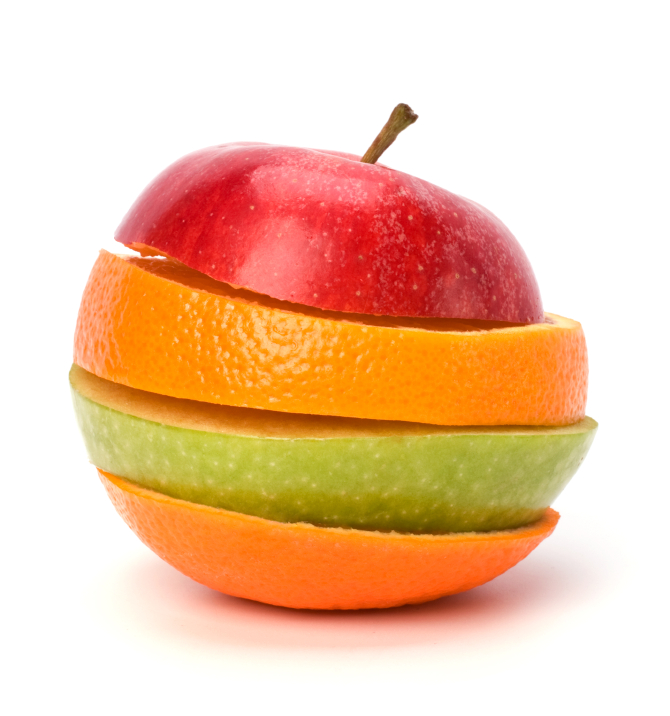
#> input picture assignments/fruit.jpg, 670 x 716 px
$ python 12_haugh_circle.py
#> lines starting #> are read from the running program, lines starting #| are printed output that depends on the picture
# Assignment 12: Hough Circle Transform for Circle Detection
# Description: Detect circles in an image using the Hough Circle Transform.
# Problem:
# Load an image with circular shapes.
# Apply the Hough Circle Transform to detect circles in the image.
# Draw the detected circles on the original image.
# Display the original image with the detected circles.


import cv2
import numpy as np


img = cv2.imread('fruit.jpg',cv2.IMREAD_GRAYSCALE)
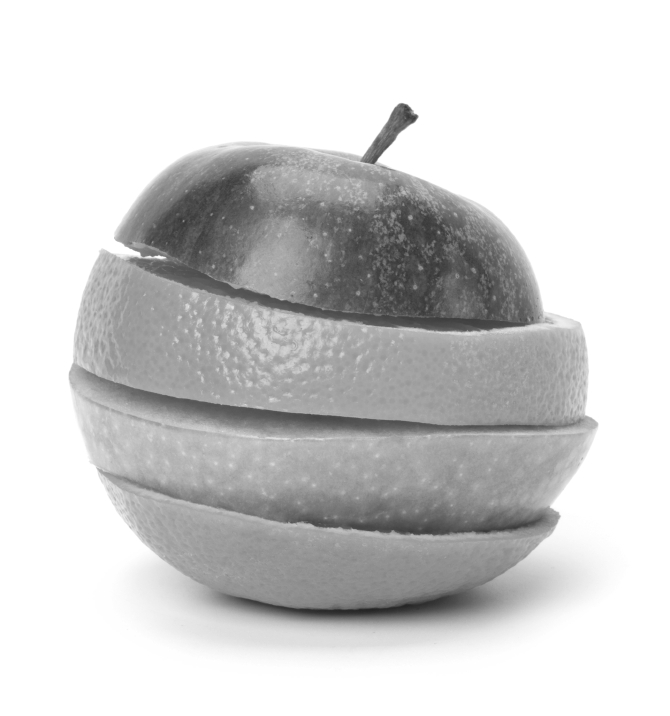
#> img: shape (716, 670); min 36, max 255, mean 208.3
cv2.imshow('Original Image',img)
circles = cv2.HoughCircles(img, cv2.HOUGH_GRADIENT, 1, 20, param1=50, param2=30, minRadius=0, maxRadius=0)
#> circles = 724 rows, first 8: [318.5, 382.5, 226.6], [296.5, 385.5, 219.8], [338.5, 400.5, 236.6], [312.5, 403.5, 213], [359.5, 421.5, 211.9], [280.5, 413.5, 188], [375.5, 356.5, 179.1], [367.5, 383.5, 180.6]


if circles is not None:
    circles = np.uint16(np.around(circles))
#> circles = 724 rows, first 8: [318, 382, 227], [296, 386, 220], [338, 400, 237], [312, 404, 213], [360, 422, 212], [280, 414, 188], [376, 356, 179], [368, 384, 181]


    for i in circles[0, :]:
        cv2.circle(img, (i[0], i[1]), i[2], (0, 0, 255), 2)
        cv2.circle(img, (i[0], i[1]), 2, (0, 0, 255), 3)
#> this loop made 724 passes
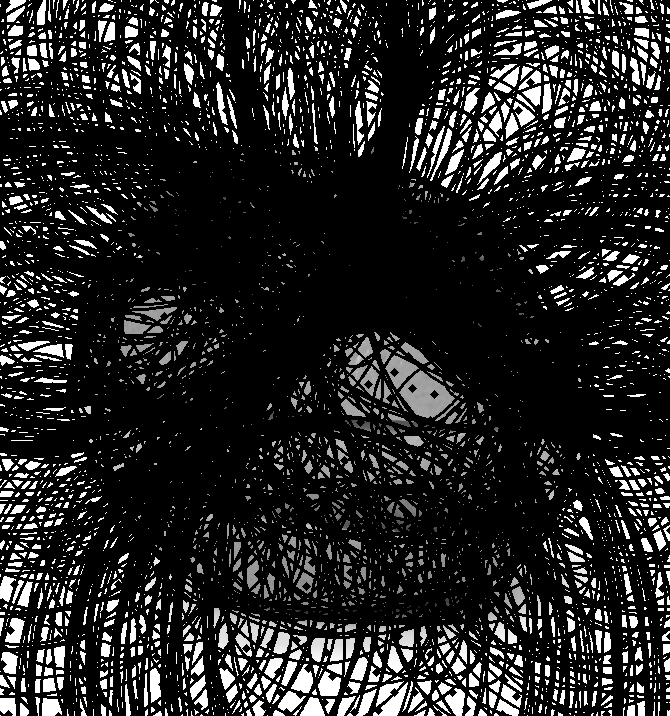
#> img: shape (716, 670); min 0, max 255, mean 37.2


cv2.imshow('Detected Circles', img)
cv2.waitKey(0)
cv2.destroyAllWindows()

$ run again, with assignments/box.jpg copied over assignments/fruit.jpg
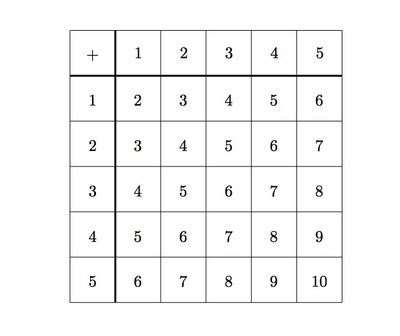
#> input picture assignments/box.jpg, 400 x 336 px
#> `circles = cv2.HoughCircles(img, cv2.HOUGH_GRADIENT, 1, 20, param1=50, ..`: circles = 74 rows, first 8: [198.5, 156.5, 82.9], [219.5, 149.5, 75.9], [220.5, 228.5, 74.8], [179.5, 137.5, 72.7], [226.5, 181.5, 70.9], [228.5, 79.5, 50.7], [201.5, 193.5, 50.7], [305.5, 129.5, 37.8]
#> `circles = np.uint16(np.around(circles))`: circles = 74 rows, first 8: [198, 156, 83], [220, 150, 76], [220, 228, 75], [180, 138, 73], [226, 182, 71], [228, 80, 51], [202, 194, 51], [306, 130, 38]
#> the loop `for i in circles[0, :]:` made 74 passes
#> after the loop `for i in circles[0, :]:`:
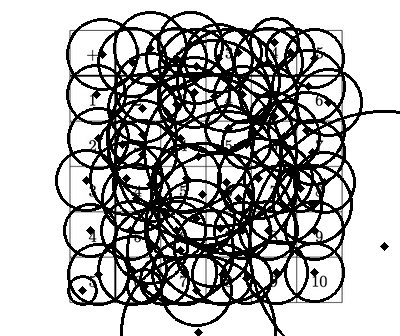
#> img: shape (336, 400); min 0, max 255, mean 179
